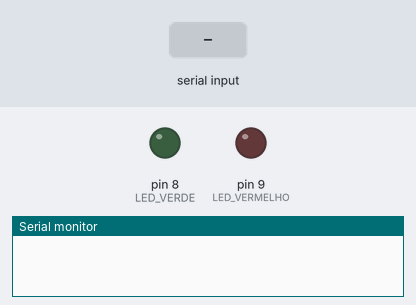
This sketch was run on a simulated Arduino Uno, built with avr-gcc and run on an emulated ATmega328P. Parts: output pins drawn as LEDs (lit = HIGH), the last lines printed to the serial monitor. Inputs (shaded band) come from the test bench.

Above: at 1.2 s.
1.3 s: "S\n" received over Serial
At 2.5 s:
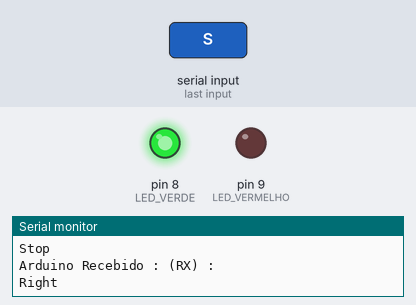
2.8 s: byte 70 ('F') received over Serial
4.3 s: byte 76 ('L') received over Serial
5.8 s: byte 66 ('B') received over Serial
Timing chart, 0 to 8.3 s (numbered marks = the images above; inputs shaded):
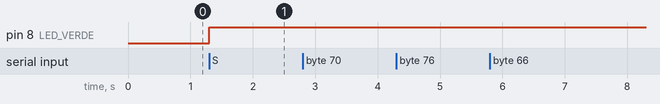

The sketch:

8_-_Bluetooth.ino
```cpp
// Vídeo Disponível Em : https://www.youtube.com/watch?v=aiwNGhDU0tg

char RX;
int TX = 1;
int LED_VERDE = 8;
int LED_VERMELHO = 9;

void setup(){
  pinMode(LED_VERDE, OUTPUT);
  pinMode(LED_VERMELHO, OUTPUT);
  pinMode(RX, INPUT);
  pinMode(TX, OUTPUT);
  Serial.begin(9600);
}

void loop() {

  if(Serial.available()){
    Serial.print("\n");
    RX = Serial.read();
    Serial.print("Arduino Recebido : (RX) : ");
    Serial.print(RX);
    Serial.print("\n");

    if(RX == 'S'){
      Serial.print("Stop");
      digitalWrite(LED_VERDE,LOW);
      digitalWrite(LED_VERMELHO,HIGH);
    }
    else{
      digitalWrite(LED_VERMELHO,LOW);
      digitalWrite(LED_VERDE,HIGH);
      if(RX == 'F'){
        Serial.print("Forward");
      }
      else if(RX == 'L'){
        Serial.print("Left");
      }
      else if(RX == 'B'){
        Serial.print("Backwards");
      }
      else if(RX = 'R'){
        Serial.print("Right");
      } else {}
    }
    Serial.print("\n");
  }
  // Serial.print("Arduino Enviado : (TX) : ");
  // Serial.print(TX);
  // Serial.print("\n");
  // delay(1000);
}
```

Measured:
- after the input at 1.3 s, pin 8 (LED_VERDE): LOW → HIGH at once
